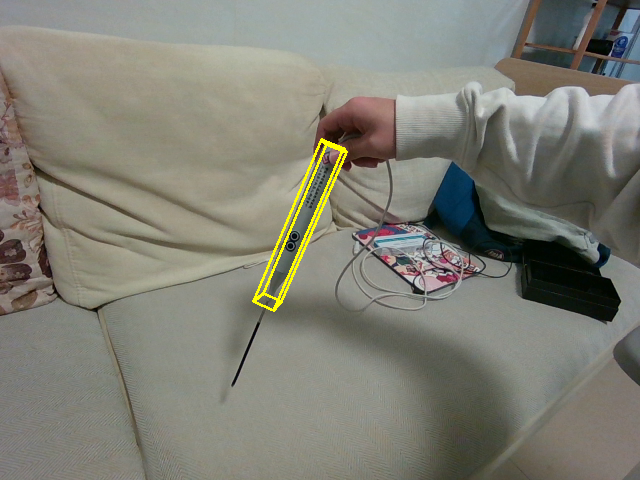
#> input picture data_make/30.png, 640 x 480 px, found by its file name
$ python draw_pose.py
#> lines starting #> are read from the running program, lines starting #| are printed output that depends on the picture; after the words box and inside, x2 and y2 are one past the last pixel; in counts of white or black regions, pixels touching at a corner belong together
#> in main, img is the input picture: shape (480, 640, 3); mean B, G, R 116.1, 126.7, 127.1
import os
import cv2
import numpy as np

def create_coor(img, pose, intrinsic_matrix):
    # 函数的实现代码
    x_color = (255, 0, 0)
    y_color = (0, 255, 0)
    z_color = (0, 0, 255)
    corners_3D = np.array([[0, 0, 0],
                           [100, 0, 0],
                           [0, 100, 0],
                           [0, 0, 100]])

    ones = np.ones((corners_3D.shape[0], 1))
    homogenous_coordinate = np.append(corners_3D, ones, axis=1)

    homogenous_2D = intrinsic_matrix @ (pose @ homogenous_coordinate.T)
    coord_2D = homogenous_2D[:2, :] / homogenous_2D[2, :]
    coord_2D = ((np.floor(coord_2D)).T).astype(int)

    img = cv2.line(img, tuple(coord_2D[0]), tuple(coord_2D[1]), x_color, 5)
    img = cv2.line(img, tuple(coord_2D[0]), tuple(coord_2D[2]), y_color, 5)
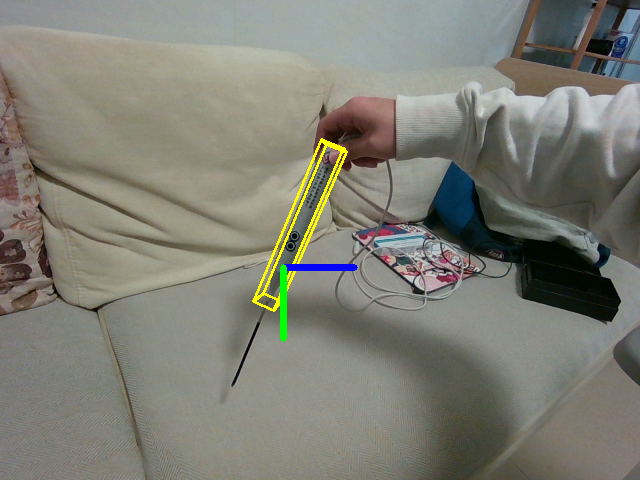
#> img: shape (480, 640, 3); mean B, G, R 116.2, 126.6, 126.6
    img = cv2.line(img, tuple(coord_2D[0]), tuple(coord_2D[3]), z_color, 5)
#> img: shape (480, 640, 3); 0.03% of pixels changed, all inside (x1, y1, x2, y2) = (280, 260, 294, 271)

    return img

def main():
    # 定义相机位姿矩阵 pose
    pose = np.array([[1, -0, -0, -61.56289577],
                     [-0, 1, 0, 36.20676696],
                     [-0, -0, 1, 542.6501036]])

    # 定义相机内参矩阵 intrinsic_matrix
    intrinsic_matrix = np.array([[386.668457, 0, 327.455078],
                                 [0, 385.630249, 241.625610],
                                 [0, 0, 1]])

    # 指定图像目录路径
    image = '/home/guo/project/data_make/30.png'

    # 读取图像
    img = cv2.imread(image)

    # 调用 create_coor 函数绘制坐标系
    result = create_coor(img, pose, intrinsic_matrix)

    # 保存结果图像
    output_path = '/home/guo/project/data_make/result.png'
    cv2.imwrite(output_path, result)

if __name__ == '__main__':
    main()

$ run again, with data_make/0030.png copied over data_make/30.png
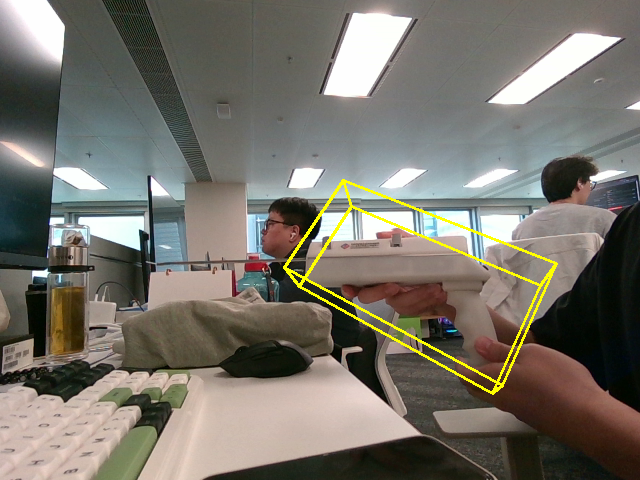
#> input picture data_make/0030.png, 640 x 480 px, found by its file name
#> in main, img is the input picture: shape (480, 640, 3); mean B, G, R 106.4, 115.7, 119.5
#> in create_coor, `img = cv2.line(img, tuple(coord_2D[0]), tuple(coord_2D[2]), y_color, 5)`:
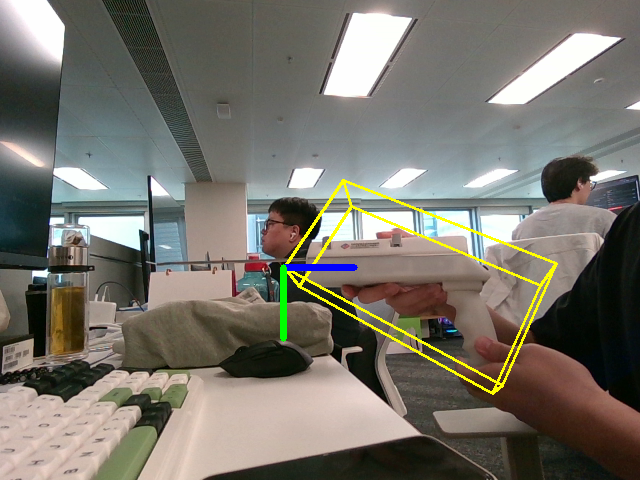
#> img: shape (480, 640, 3); mean B, G, R 106.6, 115.9, 119.2

$ run again, with data_make/0045.png copied over data_make/30.png
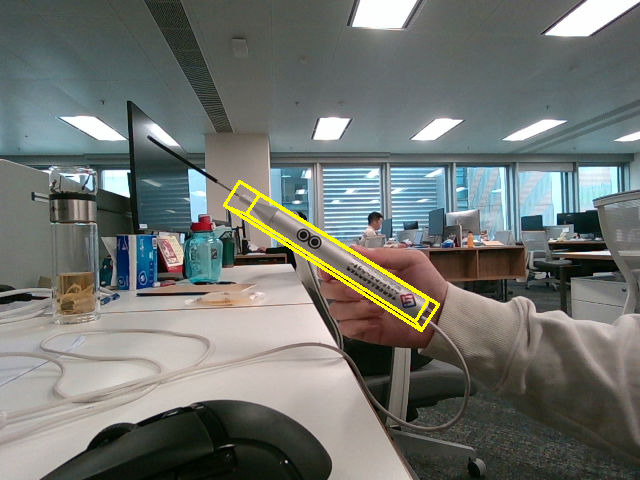
#> input picture data_make/0045.png, 640 x 480 px, found by its file name
#> in main, img is the input picture: shape (480, 640, 3); mean B, G, R 110.9, 115.7, 111.9
#> in create_coor, `img = cv2.line(img, tuple(coord_2D[0]), tuple(coord_2D[2]), y_color, 5)`:
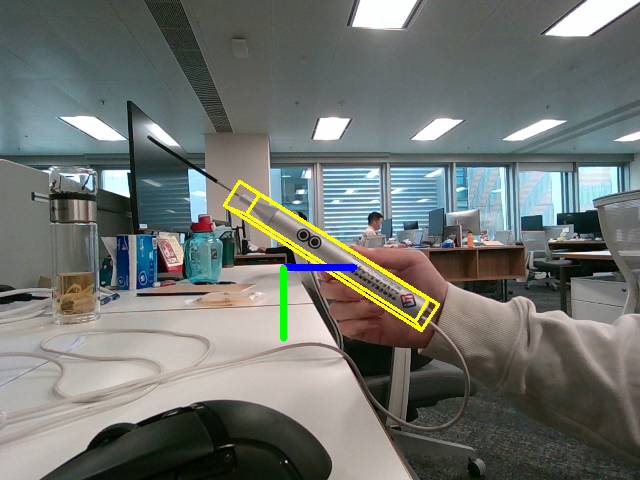
#> img: shape (480, 640, 3); mean B, G, R 110.8, 115.6, 111.3
